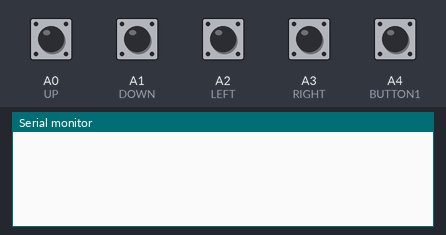
Recording of a sketch running on a simulated Arduino Uno, built with avr-gcc and run on an emulated ATmega328P. On the bench: the last lines printed to the serial monitor. The inputs (shaded band) are chosen by the test bench; at power-on: A0 (UP), A1 (DOWN), A2 (LEFT), A3 (RIGHT), A4 (BUTTON1) HIGH.

Above: at 1.2 s.
1.3 s: A0 (UP) pulled LOW for 0.15 s
At 1.9 s:
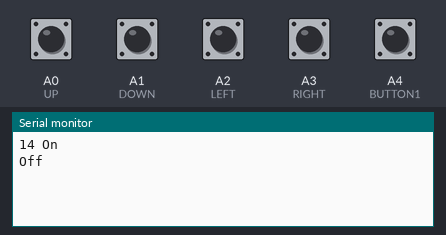
2.9 s: A1 (DOWN) pulled LOW for 0.15 s
At 3.03 s:
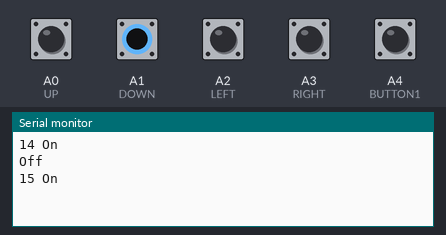
4.5 s: A2 (LEFT) pulled LOW for 0.15 s
At 5.6 s:
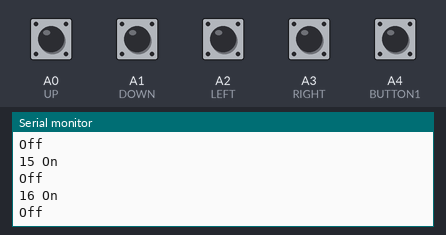
6.1 s: A3 (RIGHT) pulled LOW for 0.15 s
At 6.8 s:
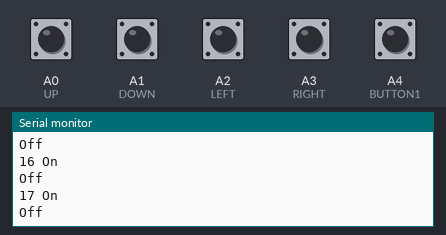
7.7 s: A4 (BUTTON1) pulled LOW for 0.15 s
At 9.2 s:
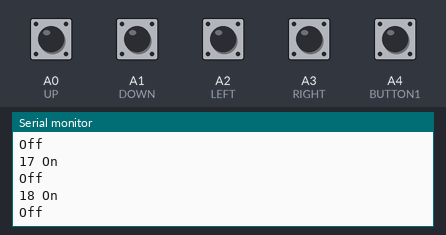
Timing chart, 0 to 10.3 s (numbered marks = the images above; inputs shaded):
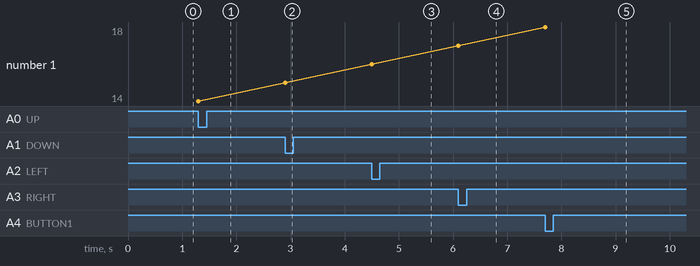

Measured:
- after the input at 1.3 s, the serial monitor: prints a new line at once (image 1)
- after the input at 2.9 s, the serial monitor: prints a new line at once (image 2)
- after the input at 4.5 s, the serial monitor: prints a new line at once (image 3)
- after the input at 6.1 s, the serial monitor: prints a new line at once (image 4)
- after the input at 7.7 s, the serial monitor: prints a new line at once (image 5)
- plotted number 1: 14 → 15 after the input at 2.9 s, 15 → 16 after the input at 4.5 s, 16 → 17 after the input at 6.1 s, 17 → 18 after the input at 7.7 s

The sketch:

AtariButton.ino
```cpp
//Allison Berman 2014
//Atari 2600 pinout: http://old.pinouts.ru/Inputs/JoystickAtari2600_pinout.shtml

//Using analog in pins because shield+OLED make digital io hard to reach


#define UP      A0
#define DOWN    A1
#define LEFT    A2
#define RIGHT   A3
#define BUTTON1 A4
//#define BUTTON2 A5 //only for two-button controllers

//In switchRead(), [pos] refers to the position of the buttonstate in this array
char lastButtonState[] = {1,1,1,1,1,1};

void setup() {
 Serial.begin(115200);
/*controller works as set of switches connected to ground
so set pullup resistors on inputs so that power goes in
and you can read the power cut off as a button press*/

digitalWrite(UP, HIGH);
digitalWrite(DOWN, HIGH);
digitalWrite(LEFT, HIGH);
digitalWrite(RIGHT, HIGH);
digitalWrite(BUTTON1, HIGH);
//digitalWrite(A5, HIGH); //only for two-button controllers

}
void loop() {
  // put your main code here, to run repeatedly:
  switchRead(UP, 0);
  switchRead(DOWN, 1);
  switchRead(LEFT, 2);
  switchRead(RIGHT, 3);
  switchRead(BUTTON1, 4);
}

void switchRead(uint8_t B, char pos){

  char buttonState = digitalRead(B);

   //if switch closed, do this

   if( buttonState != lastButtonState[pos]){
      if(buttonState == LOW){
        //DEC is the Decimal number representation of A0 - A5
        //we can't use simple numbers for the button inputs
        //because the pins have to be referred to as strings not ints
        //some say A0 - A5 are actually 14 - 19 but that code did not work
          Serial.print(B, DEC);
          Serial.println(" On");
         }
      else if(buttonState == HIGH){
          Serial.println("Off");
         }
     }

   lastButtonState[pos] = buttonState;
}
```
